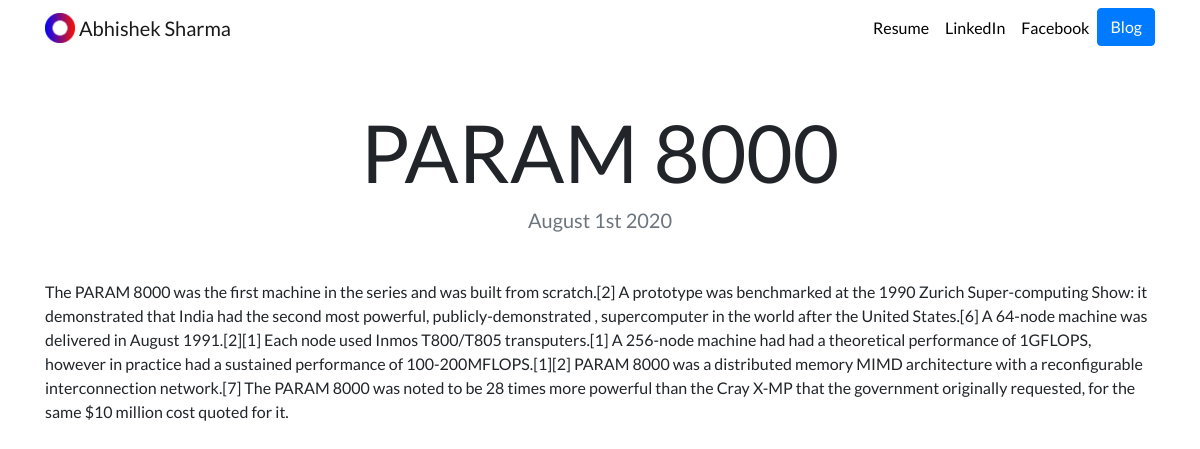
Page /blog/11/ on the committed database.
### blog/models.py (models this page shows, shortened)
class Blog(models.Model):
    title = models.CharField(max_length=200)
    description = models.TextField()
    date = models.DateField()

### blog/views.py (the view)
# urls.py: path('<int:blog_id>/', views.detail, name='detail'),
def detail(request, blog_id):
    blog = get_object_or_404(Blog, pk=blog_id)
    return render(request, 'blog/detail.html', {'blog':blog})

### blog/templates/blog/detail.html
{% extends "portfolio/base.html" %}
{% load static %}
{% block content %}
<h1 class="text-center mt-5" id="blogdetailtitle">{{ blog.title }}</h1>
<h5 class="text-center text-muted mb-5">{{ blog.date|date:'F jS Y' }}</h5>
{{ blog.description|safe }}
{% endblock %}

### portfolio/static/portfolio/custom.css (style rules this page uses)
body { font-family: 'Lato', sans-serif; }
@media (min-width: 992px) { #blogdetailtitle { font-size: 5rem; } }

### rows in the picture
Blog: title "PARAM 8000", date "August 1st 2020", description "The PARAM 8000 was the first machine in the series and was built from scratch.[2] A prototype was benchmarked at the 1990 Zurich Super-computing Show: it demonstrated that India had the second most powerful, publicly-demonstrated , supercomputer in the world after the United States.[6] A 64-node machine was delivered in August 1991.[2][1] Each node used Inmos T800/T805 transputers.[1] A 256-node machine had had a theoretical performance of 1GFLOPS, however in practice had a sustained performance of 100-200MFLOPS.[1][2] PARAM 8000 was a distributed memory MIMD architecture with a reconfigurable interconnection network.[7] The PARAM 8000 was noted to be 28 times more powerful than the Cray…"
